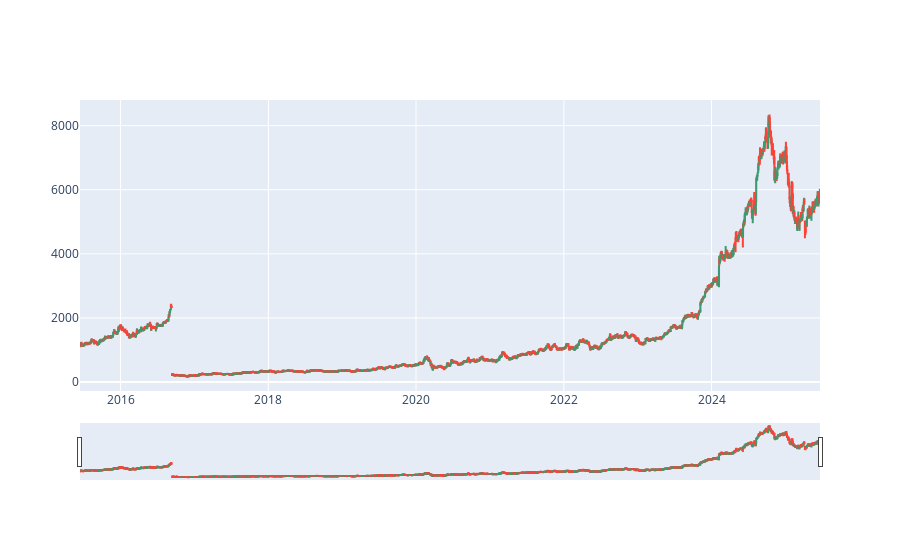

The code cell stored with this chart in its notebook:
### Code cell
import plotly.graph_objects as go
fig = go.Figure(data = [go.Candlestick(x = df['date'],
                                      open= df['open'],
                                      high= df['high'],
                                      low = df['low'],
                                      close = df['close'])
                       ])
fig.show()

### Figure 1 — Plotly figure (JSON) as saved in the notebook; plotly's stock layout.template omitted (floating-point values rounded to 4 significant figures; data arrays with more than 128 entries replaced by an {"elided": "..."} marker saying what was removed)
{"data": [{"close": {"elided": "2498 mixed values"}, "high": {"elided": "2498 mixed values"}, "low": {"elided": "2498 mixed values"}, "open": {"elided": "2498 mixed values"}, "type": "candlestick", "x": {"elided": "2498 str values"}}], "layout": {}}
